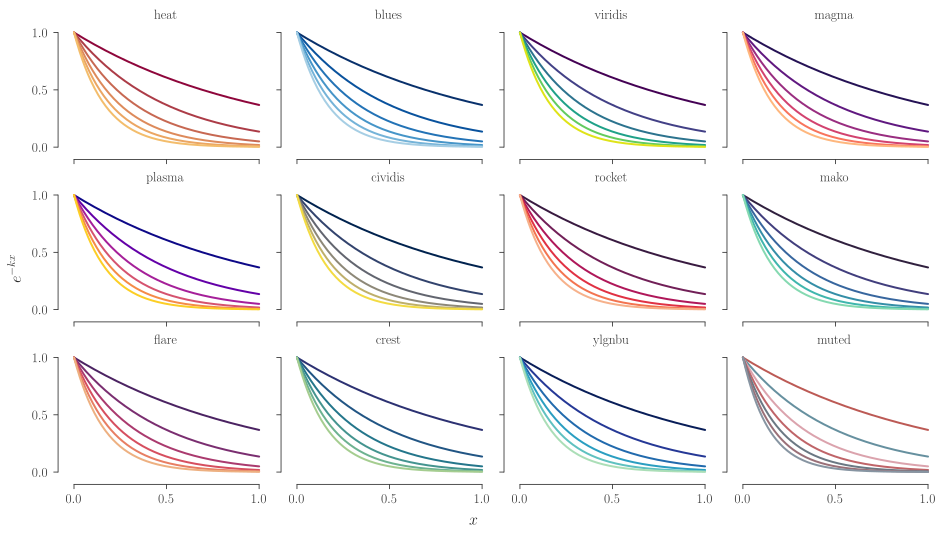

Reproduce this figure in Python.
"""Shows every sequential ramp and the muted set on the same decaying curves."""
from pathlib import Path

import numpy as np

import labfigs as lf

x = np.linspace(0, 1, 200)
lf.use()
palettes = {name: lf.ramp(6, name) for name in lf.RAMPS} | {"muted": lf.MUTED}
fig, axes = lf.subplots(3, 4, width=9.75, aspect=0.75, sharex=True, sharey=True)
for ax, (name, colors) in zip(axes.flat, palettes.items()):
    for rate, color in enumerate(colors, start=1):
        ax.plot(x, np.exp(-rate * x), color=color, lw=1.5)
    ax.set(title=name, xticks=[0, 0.5, 1], yticks=[0, 0.5, 1])
fig.supxlabel("$x$")
fig.supylabel(r"$e^{-kx}$")

out = lf.save(fig, Path(__file__).parent / "palettes")
assert len(palettes) == axes.size and all(len(c) >= 6 for c in palettes.values()) and out.with_suffix(".svg").stat().st_size > 0
print("wrote", out.with_suffix(".svg"))
